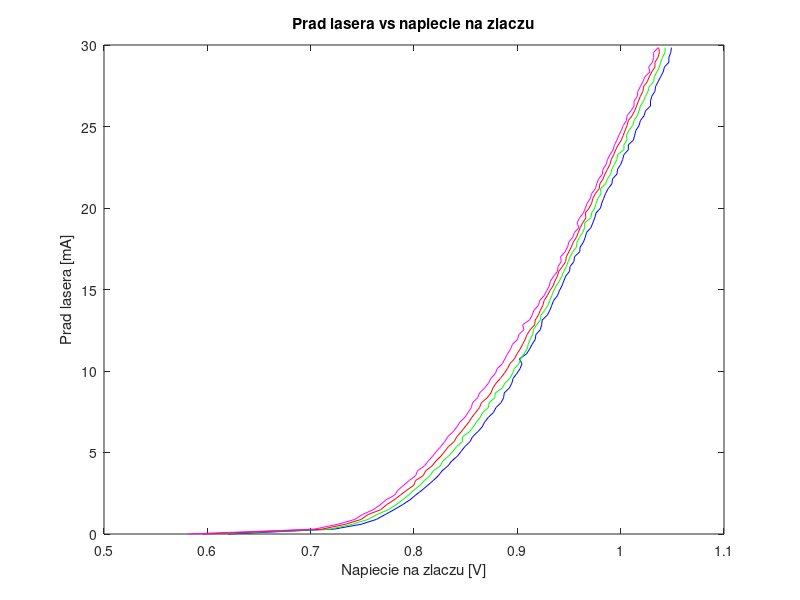

MATLAB code for this plot: (Note: this script raises an error after producing the figure.)
%prad lasera [mA] dla temperatury 26 stopni C, dla serii 1.
prad_lasera_26_1=[
0.000000e+000    ;
2.984037e-001    ;
5.968075e-001    ;
8.952112e-001    ;
1.193615e+000    ;
1.492019e+000    ;
1.790422e+000    ;
2.088826e+000    ;
2.387230e+000    ;
2.685634e+000    ;
2.984037e+000    ;
3.282441e+000    ;
3.580845e+000    ;
3.879249e+000    ;
4.177652e+000    ;
4.476056e+000    ;
4.774460e+000    ;
5.072864e+000    ;
5.371267e+000    ;
5.669671e+000    ;
5.968075e+000    ;
6.266479e+000    ;
6.564882e+000    ;
6.863286e+000    ;
7.161690e+000    ;
7.460094e+000    ;
7.758497e+000    ;
8.056901e+000    ;
8.355305e+000    ;
8.653708e+000    ;
8.952112e+000    ;
9.250516e+000    ;
9.548920e+000    ;
9.847323e+000    ;
1.014573e+001    ;
1.044413e+001    ;
1.074253e+001    ;
1.104094e+001    ;
1.133934e+001    ;
1.163775e+001    ;
1.193615e+001    ;
1.223455e+001    ;
1.253296e+001    ;
1.283136e+001    ;
1.312976e+001    ;
1.342817e+001    ;
1.372657e+001    ;
1.402498e+001    ;
1.432338e+001    ;
1.462178e+001    ;
1.492019e+001    ;
1.521859e+001    ;
1.551699e+001    ;
1.581540e+001    ;
1.611380e+001    ;
1.641221e+001    ;
1.671061e+001    ;
1.700901e+001    ;
1.730742e+001    ;
1.760582e+001    ;
1.790422e+001    ;
1.820263e+001    ;
1.850103e+001    ;
1.879944e+001    ;
1.909784e+001    ;
1.939624e+001    ;
1.969465e+001    ;
1.999305e+001    ;
2.029145e+001    ;
2.058986e+001    ;
2.088826e+001    ;
2.118667e+001    ;
2.148507e+001    ;
2.178347e+001    ;
2.208188e+001    ;
2.238028e+001    ;
2.267868e+001    ;
2.297709e+001    ;
2.327549e+001    ;
2.357390e+001    ;
2.387230e+001    ;
2.417070e+001    ;
2.446911e+001    ;
2.476751e+001    ;
2.506591e+001    ;
2.536432e+001    ;
2.566272e+001    ;
2.596113e+001    ;
2.625953e+001    ;
2.655793e+001    ;
2.685634e+001    ;
2.715474e+001    ;
2.745314e+001    ;
2.775155e+001    ;
2.804995e+001    ;
2.834836e+001    ;
2.864676e+001    ;
2.894516e+001    ;
2.924357e+001    ;
2.954197e+001    ;
2.984037e+001    ;
];


%napiecie na laserze [V] dla temperatury 26 stopni C, zmierzone w serii 1.
napiecie_zlacza_26_1=[
6.201465e-001    ;
7.224829e-001    ;
7.488330e-001    ;
7.635400e-001    ;
7.721191e-001    ;
7.806982e-001    ;
7.886646e-001    ;
7.960181e-001    ;
8.015332e-001    ;
8.076611e-001    ;
8.131763e-001    ;
8.186914e-001    ;
8.235937e-001    ;
8.272705e-001    ;
8.327856e-001    ;
8.364624e-001    ;
8.419775e-001    ;
8.456543e-001    ;
8.493311e-001    ;
8.542334e-001    ;
8.566846e-001    ;
8.615869e-001    ;
8.658765e-001    ;
8.683276e-001    ;
8.720044e-001    ;
8.769067e-001    ;
8.793579e-001    ;
8.842603e-001    ;
8.867114e-001    ;
8.873242e-001    ;
8.922266e-001    ;
8.946777e-001    ;
8.959033e-001    ;
8.995801e-001    ;
9.026440e-001    ;
9.044824e-001    ;
9.020312e-001    ;
9.087720e-001    ;
9.118359e-001    ;
9.142871e-001    ;
9.173511e-001    ;
9.179639e-001    ;
9.222534e-001    ;
9.234790e-001    ;
9.240918e-001    ;
9.289941e-001    ;
9.314453e-001    ;
9.332837e-001    ;
9.351221e-001    ;
9.387988e-001    ;
9.406372e-001    ;
9.430884e-001    ;
9.449268e-001    ;
9.467651e-001    ;
9.504419e-001    ;
9.510547e-001    ;
9.547314e-001    ;
9.553442e-001    ;
9.602466e-001    ;
9.608594e-001    ;
9.639233e-001    ;
9.657617e-001    ;
9.669873e-001    ;
9.712769e-001    ;
9.731152e-001    ;
9.749536e-001    ;
9.761792e-001    ;
9.804687e-001    ;
9.816943e-001    ;
9.835327e-001    ;
9.853711e-001    ;
9.878223e-001    ;
9.914990e-001    ;
9.921118e-001    ;
9.964014e-001    ;
9.970142e-001    ;
1.000078e+000    ;
1.001917e+000    ;
1.003142e+000    ;
1.007432e+000    ;
1.007432e+000    ;
1.012334e+000    ;
1.013560e+000    ;
1.014785e+000    ;
1.017849e+000    ;
1.019075e+000    ;
1.022751e+000    ;
1.023977e+000    ;
1.028879e+000    ;
1.028879e+000    ;
1.030105e+000    ;
1.033169e+000    ;
1.033782e+000    ;
1.036233e+000    ;
1.038684e+000    ;
1.041135e+000    ;
1.042361e+000    ;
1.046650e+000    ;
1.046650e+000    ;
1.048489e+000    ;
1.049102e+000    ;
];


%moc optyczna lasera [W] dla temperatury 26 stopni C, zmierzona w serii 1.
moc_optyczna_26_1=[
0.000000e+000    ;
0.000000e+000    ;
0.000000e+000    ;
0.000000e+000    ;
0.000000e+000    ;
5.106608e-007    ;
0.000000e+000    ;
0.000000e+000    ;
0.000000e+000    ;
0.000000e+000    ;
0.000000e+000    ;
0.000000e+000    ;
0.000000e+000    ;
0.000000e+000    ;
5.106608e-007    ;
0.000000e+000    ;
0.000000e+000    ;
0.000000e+000    ;
0.000000e+000    ;
0.000000e+000    ;
0.000000e+000    ;
0.000000e+000    ;
5.106608e-007    ;
5.106608e-007    ;
5.106608e-007    ;
5.106608e-007    ;
5.106608e-007    ;
5.106608e-007    ;
2.553304e-006    ;
2.042643e-005    ;
4.442749e-005    ;
6.178996e-005    ;
8.068441e-005    ;
9.294027e-005    ;
1.256226e-004    ;
1.475810e-004    ;
1.623901e-004    ;
1.889445e-004    ;
1.874125e-004    ;
2.282654e-004    ;
2.405212e-004    ;
2.635010e-004    ;
2.808634e-004    ;
3.023112e-004    ;
3.258016e-004    ;
3.339722e-004    ;
3.610372e-004    ;
3.646118e-004    ;
3.993368e-004    ;
4.187419e-004    ;
4.381470e-004    ;
4.534668e-004    ;
4.749146e-004    ;
4.994263e-004    ;
5.065755e-004    ;
5.361938e-004    ;
5.499817e-004    ;
5.734721e-004    ;
5.938985e-004    ;
6.061544e-004    ;
6.327087e-004    ;
6.321981e-004    ;
6.664124e-004    ;
6.750936e-004    ;
7.052226e-004    ;
7.144145e-004    ;
7.404582e-004    ;
7.593526e-004    ;
7.772257e-004    ;
7.935669e-004    ;
8.119507e-004    ;
8.344198e-004    ;
8.528035e-004    ;
8.691447e-004    ;
8.854858e-004    ;
9.054016e-004    ;
9.278707e-004    ;
9.457438e-004    ;
9.651489e-004    ;
9.850647e-004    ;
9.886393e-004    ;
1.010087e-003    ;
1.034088e-003    ;
1.059111e-003    ;
1.075962e-003    ;
1.093325e-003    ;
1.095367e-003    ;
1.129071e-003    ;
1.135710e-003    ;
1.164817e-003    ;
1.173499e-003    ;
1.201585e-003    ;
1.224565e-003    ;
1.232735e-003    ;
1.258779e-003    ;
1.261843e-003    ;
1.292993e-003    ;
1.309334e-003    ;
1.325165e-003    ;
1.347123e-003    ;
1.345081e-003    ;
];


%prad lasera [mA] dla temperatury 26 stopni C, dla serii 2.
prad_lasera_26_2=[
0.000000e+000    ;
2.984037e-001    ;
5.968075e-001    ;
8.952112e-001    ;
1.193615e+000    ;
1.492019e+000    ;
1.790422e+000    ;
2.088826e+000    ;
2.387230e+000    ;
2.685634e+000    ;
2.984037e+000    ;
3.282441e+000    ;
3.580845e+000    ;
3.879249e+000    ;
4.177652e+000    ;
4.476056e+000    ;
4.774460e+000    ;
5.072864e+000    ;
5.371267e+000    ;
5.669671e+000    ;
5.968075e+000    ;
6.266479e+000    ;
6.564882e+000    ;
6.863286e+000    ;
7.161690e+000    ;
7.460094e+000    ;
7.758497e+000    ;
8.056901e+000    ;
8.355305e+000    ;
8.653708e+000    ;
8.952112e+000    ;
9.250516e+000    ;
9.548920e+000    ;
9.847323e+000    ;
1.014573e+001    ;
1.044413e+001    ;
1.074253e+001    ;
1.104094e+001    ;
1.133934e+001    ;
1.163775e+001    ;
1.193615e+001    ;
1.223455e+001    ;
1.253296e+001    ;
1.283136e+001    ;
1.312976e+001    ;
1.342817e+001    ;
1.372657e+001    ;
1.402498e+001    ;
1.432338e+001    ;
1.462178e+001    ;
1.492019e+001    ;
1.521859e+001    ;
1.551699e+001    ;
1.581540e+001    ;
1.611380e+001    ;
1.641221e+001    ;
1.671061e+001    ;
1.700901e+001    ;
1.730742e+001    ;
1.760582e+001    ;
1.790422e+001    ;
1.820263e+001    ;
1.850103e+001    ;
1.879944e+001    ;
1.909784e+001    ;
1.939624e+001    ;
1.969465e+001    ;
1.999305e+001    ;
2.029145e+001    ;
2.058986e+001    ;
2.088826e+001    ;
2.118667e+001    ;
2.148507e+001    ;
2.178347e+001    ;
2.208188e+001    ;
2.238028e+001    ;
2.267868e+001    ;
2.297709e+001    ;
2.327549e+001    ;
2.357390e+001    ;
2.387230e+001    ;
2.417070e+001    ;
2.446911e+001    ;
2.476751e+001    ;
2.506591e+001    ;
2.536432e+001    ;
2.566272e+001    ;
2.596113e+001    ;
2.625953e+001    ;
2.655793e+001    ;
2.685634e+001    ;
2.715474e+001    ;
2.745314e+001    ;
2.775155e+001    ;
2.804995e+001    ;
2.834836e+001    ;
2.864676e+001    ;
2.894516e+001    ;
2.924357e+001    ;
2.954197e+001    ;
2.984037e+001    ;
];


%napiecie na laserze [V] dla temperatury 26 stopni C, zmierzone w serii 2.
napiecie_zlacza_26_2=[
6.066650e-001    ;
7.188062e-001    ;
7.402539e-001    ;
7.555737e-001    ;
7.641528e-001    ;
7.751831e-001    ;
7.825366e-001    ;
7.886646e-001    ;
7.947925e-001    ;
7.996948e-001    ;
8.058228e-001    ;
8.101123e-001    ;
8.156274e-001    ;
8.186914e-001    ;
8.254321e-001    ;
8.278833e-001    ;
8.333984e-001    ;
8.376880e-001    ;
8.413647e-001    ;
8.468799e-001    ;
8.468799e-001    ;
8.536206e-001    ;
8.572974e-001    ;
8.603613e-001    ;
8.640381e-001    ;
8.664893e-001    ;
8.720044e-001    ;
8.726172e-001    ;
8.781323e-001    ;
8.787451e-001    ;
8.854858e-001    ;
8.879370e-001    ;
8.928394e-001    ;
8.952905e-001    ;
8.971289e-001    ;
9.014185e-001    ;
9.032568e-001    ;
9.063208e-001    ;
9.093848e-001    ;
9.106104e-001    ;
9.124487e-001    ;
9.148999e-001    ;
9.155127e-001    ;
9.185767e-001    ;
9.222534e-001    ;
9.228662e-001    ;
9.265430e-001    ;
9.296069e-001    ;
9.314453e-001    ;
9.332837e-001    ;
9.351221e-001    ;
9.375732e-001    ;
9.406372e-001    ;
9.430884e-001    ;
9.449268e-001    ;
9.473779e-001    ;
9.492163e-001    ;
9.510547e-001    ;
9.535059e-001    ;
9.571826e-001    ;
9.577954e-001    ;
9.602466e-001    ;
9.633105e-001    ;
9.651489e-001    ;
9.651489e-001    ;
9.712769e-001    ;
9.718896e-001    ;
9.749536e-001    ;
9.761792e-001    ;
9.780176e-001    ;
9.810815e-001    ;
9.804687e-001    ;
9.853711e-001    ;
9.872095e-001    ;
9.902734e-001    ;
9.914990e-001    ;
9.939502e-001    ;
9.964014e-001    ;
9.970142e-001    ;
1.003142e+000    ;
1.003142e+000    ;
1.006206e+000    ;
1.005593e+000    ;
1.008044e+000    ;
1.011721e+000    ;
1.012947e+000    ;
1.016011e+000    ;
1.017849e+000    ;
1.019075e+000    ;
1.022139e+000    ;
1.023977e+000    ;
1.026428e+000    ;
1.027654e+000    ;
1.031943e+000    ;
1.032556e+000    ;
1.035007e+000    ;
1.037458e+000    ;
1.038684e+000    ;
1.040522e+000    ;
1.042974e+000    ;
1.042974e+000    ;
];


%moc optyczna lasera [W] dla temperatury 26 stopni C, zmierzona w serii 2.
moc_optyczna_26_2=[
0.000000e+000    ;
0.000000e+000    ;
0.000000e+000    ;
0.000000e+000    ;
0.000000e+000    ;
0.000000e+000    ;
0.000000e+000    ;
0.000000e+000    ;
0.000000e+000    ;
0.000000e+000    ;
0.000000e+000    ;
0.000000e+000    ;
0.000000e+000    ;
5.106608e-007    ;
0.000000e+000    ;
5.106608e-007    ;
0.000000e+000    ;
0.000000e+000    ;
0.000000e+000    ;
0.000000e+000    ;
0.000000e+000    ;
0.000000e+000    ;
0.000000e+000    ;
0.000000e+000    ;
5.106608e-007    ;
5.106608e-007    ;
5.106608e-007    ;
1.021322e-006    ;
5.106608e-007    ;
1.021322e-006    ;
5.106608e-007    ;
5.106608e-007    ;
1.021322e-006    ;
1.531982e-006    ;
1.021322e-005    ;
2.757568e-005    ;
4.749146e-005    ;
7.404582e-005    ;
7.353516e-005    ;
1.097921e-004    ;
1.266439e-004    ;
1.419637e-004    ;
1.583049e-004    ;
1.863912e-004    ;
2.032430e-004    ;
2.267334e-004    ;
2.456278e-004    ;
2.650330e-004    ;
2.742249e-004    ;
2.987366e-004    ;
3.160990e-004    ;
3.436747e-004    ;
3.600159e-004    ;
3.804423e-004    ;
3.972941e-004    ;
4.146566e-004    ;
4.269124e-004    ;
4.539775e-004    ;
4.718506e-004    ;
4.932983e-004    ;
5.127035e-004    ;
5.331299e-004    ;
5.407898e-004    ;
5.668335e-004    ;
5.847066e-004    ;
6.030904e-004    ;
6.138143e-004    ;
6.393473e-004    ;
6.653910e-004    ;
6.730509e-004    ;
7.016479e-004    ;
7.001160e-004    ;
7.363729e-004    ;
7.557780e-004    ;
7.710978e-004    ;
7.945882e-004    ;
8.042908e-004    ;
8.252279e-004    ;
8.344198e-004    ;
8.635274e-004    ;
8.803792e-004    ;
8.992737e-004    ;
9.207214e-004    ;
9.299133e-004    ;
9.595317e-004    ;
9.564677e-004    ;
9.901713e-004    ;
9.993632e-004    ;
1.025918e-003    ;
1.039195e-003    ;
1.059621e-003    ;
1.075452e-003    ;
1.097921e-003    ;
1.114773e-003    ;
1.134178e-003    ;
1.148987e-003    ;
1.169924e-003    ;
1.182180e-003    ;
1.205160e-003    ;
1.215373e-003    ;
1.236820e-003    ;
];


%prad lasera [mA] dla temperatury 26 stopni C, dla serii 3.
prad_lasera_26_3=[
0.000000e+000    ;
2.984037e-001    ;
5.968075e-001    ;
8.952112e-001    ;
1.193615e+000    ;
1.492019e+000    ;
1.790422e+000    ;
2.088826e+000    ;
2.387230e+000    ;
2.685634e+000    ;
2.984037e+000    ;
3.282441e+000    ;
3.580845e+000    ;
3.879249e+000    ;
4.177652e+000    ;
4.476056e+000    ;
4.774460e+000    ;
5.072864e+000    ;
5.371267e+000    ;
5.669671e+000    ;
5.968075e+000    ;
6.266479e+000    ;
6.564882e+000    ;
6.863286e+000    ;
7.161690e+000    ;
7.460094e+000    ;
7.758497e+000    ;
8.056901e+000    ;
8.355305e+000    ;
8.653708e+000    ;
8.952112e+000    ;
9.250516e+000    ;
9.548920e+000    ;
9.847323e+000    ;
1.014573e+001    ;
1.044413e+001    ;
1.074253e+001    ;
1.104094e+001    ;
1.133934e+001    ;
1.163775e+001    ;
1.193615e+001    ;
1.223455e+001    ;
1.253296e+001    ;
1.283136e+001    ;
1.312976e+001    ;
1.342817e+001    ;
1.372657e+001    ;
1.402498e+001    ;
1.432338e+001    ;
1.462178e+001    ;
1.492019e+001    ;
1.521859e+001    ;
1.551699e+001    ;
1.581540e+001    ;
1.611380e+001    ;
1.641221e+001    ;
1.671061e+001    ;
1.700901e+001    ;
1.730742e+001    ;
1.760582e+001    ;
1.790422e+001    ;
1.820263e+001    ;
1.850103e+001    ;
1.879944e+001    ;
1.909784e+001    ;
1.939624e+001    ;
1.969465e+001    ;
1.999305e+001    ;
2.029145e+001    ;
2.058986e+001    ;
2.088826e+001    ;
2.118667e+001    ;
2.148507e+001    ;
2.178347e+001    ;
2.208188e+001    ;
2.238028e+001    ;
2.267868e+001    ;
2.297709e+001    ;
2.327549e+001    ;
2.357390e+001    ;
2.387230e+001    ;
2.417070e+001    ;
2.446911e+001    ;
2.476751e+001    ;
2.506591e+001    ;
2.536432e+001    ;
2.566272e+001    ;
2.596113e+001    ;
2.625953e+001    ;
2.655793e+001    ;
2.685634e+001    ;
2.715474e+001    ;
2.745314e+001    ;
2.775155e+001    ;
2.804995e+001    ;
2.834836e+001    ;
2.864676e+001    ;
2.894516e+001    ;
2.924357e+001    ;
2.954197e+001    ;
2.984037e+001    ;
];


%napiecie na laserze [V] dla temperatury 26 stopni C, zmierzone w serii 3.
napiecie_zlacza_26_3=[
5.956348e-001    ;
7.108398e-001    ;
7.335132e-001    ;
7.488330e-001    ;
7.555737e-001    ;
7.678296e-001    ;
7.733447e-001    ;
7.806982e-001    ;
7.868262e-001    ;
7.929541e-001    ;
7.996948e-001    ;
8.015332e-001    ;
8.088867e-001    ;
8.113379e-001    ;
8.174658e-001    ;
8.211426e-001    ;
8.260449e-001    ;
8.297217e-001    ;
8.333984e-001    ;
8.389136e-001    ;
8.413647e-001    ;
8.456543e-001    ;
8.493311e-001    ;
8.530078e-001    ;
8.560718e-001    ;
8.597485e-001    ;
8.634253e-001    ;
8.652637e-001    ;
8.707788e-001    ;
8.744556e-001    ;
8.762939e-001    ;
8.793579e-001    ;
8.836475e-001    ;
8.873242e-001    ;
8.903882e-001    ;
8.928394e-001    ;
8.971289e-001    ;
8.995801e-001    ;
9.026440e-001    ;
9.050952e-001    ;
9.075464e-001    ;
9.093848e-001    ;
9.124487e-001    ;
9.167383e-001    ;
9.173511e-001    ;
9.204150e-001    ;
9.222534e-001    ;
9.247046e-001    ;
9.259302e-001    ;
9.289941e-001    ;
9.314453e-001    ;
9.345093e-001    ;
9.363477e-001    ;
9.387988e-001    ;
9.400244e-001    ;
9.437012e-001    ;
9.467651e-001    ;
9.473779e-001    ;
9.498291e-001    ;
9.522803e-001    ;
9.541187e-001    ;
9.571826e-001    ;
9.590210e-001    ;
9.608594e-001    ;
9.633105e-001    ;
9.663745e-001    ;
9.657617e-001    ;
9.694385e-001    ;
9.718896e-001    ;
9.731152e-001    ;
9.755664e-001    ;
9.792432e-001    ;
9.798560e-001    ;
9.829199e-001    ;
9.847583e-001    ;
9.872095e-001    ;
9.896606e-001    ;
9.908862e-001    ;
9.933374e-001    ;
9.951758e-001    ;
9.976270e-001    ;
1.000691e+000    ;
1.002529e+000    ;
1.004368e+000    ;
1.006206e+000    ;
1.007432e+000    ;
1.011108e+000    ;
1.013560e+000    ;
1.015398e+000    ;
1.017236e+000    ;
1.019075e+000    ;
1.021526e+000    ;
1.022139e+000    ;
1.025815e+000    ;
1.027654e+000    ;
1.030105e+000    ;
1.033169e+000    ;
1.033169e+000    ;
1.036233e+000    ;
1.037458e+000    ;
1.036846e+000    ;
];


%moc optyczna lasera [W] dla temperatury 26 stopni C, zmierzona w serii 3.
moc_optyczna_26_3=[
0.000000e+000    ;
0.000000e+000    ;
0.000000e+000    ;
0.000000e+000    ;
0.000000e+000    ;
0.000000e+000    ;
0.000000e+000    ;
0.000000e+000    ;
0.000000e+000    ;
0.000000e+000    ;
0.000000e+000    ;
0.000000e+000    ;
0.000000e+000    ;
5.106608e-007    ;
0.000000e+000    ;
0.000000e+000    ;
0.000000e+000    ;
0.000000e+000    ;
5.106608e-007    ;
0.000000e+000    ;
0.000000e+000    ;
0.000000e+000    ;
5.106608e-007    ;
0.000000e+000    ;
0.000000e+000    ;
5.106608e-007    ;
5.106608e-007    ;
1.021322e-006    ;
5.106608e-007    ;
5.106608e-007    ;
0.000000e+000    ;
5.106608e-007    ;
5.106608e-007    ;
1.021322e-006    ;
5.106608e-007    ;
5.106608e-007    ;
5.106608e-007    ;
1.021322e-006    ;
0.000000e+000    ;
5.106608e-007    ;
2.042643e-006    ;
5.617269e-006    ;
1.787313e-005    ;
4.136353e-005    ;
6.025798e-005    ;
8.528035e-005    ;
1.041748e-004    ;
1.194946e-004    ;
1.343038e-004    ;
1.577942e-004    ;
1.797526e-004    ;
1.960937e-004    ;
2.170308e-004    ;
2.400106e-004    ;
2.507345e-004    ;
2.711609e-004    ;
2.798421e-004    ;
3.089498e-004    ;
3.212056e-004    ;
3.533773e-004    ;
3.697184e-004    ;
3.881022e-004    ;
4.034220e-004    ;
4.212952e-004    ;
4.386576e-004    ;
4.616374e-004    ;
4.769572e-004    ;
4.938090e-004    ;
5.198527e-004    ;
5.213847e-004    ;
5.566203e-004    ;
5.601949e-004    ;
5.923665e-004    ;
6.061544e-004    ;
6.286235e-004    ;
6.490499e-004    ;
6.587524e-004    ;
6.863281e-004    ;
6.990946e-004    ;
7.190104e-004    ;
7.353516e-004    ;
7.532247e-004    ;
7.777364e-004    ;
7.853963e-004    ;
8.109294e-004    ;
8.124613e-004    ;
8.461650e-004    ;
8.471863e-004    ;
8.793579e-004    ;
8.946777e-004    ;
9.140828e-004    ;
9.365519e-004    ;
9.360413e-004    ;
9.702555e-004    ;
9.748515e-004    ;
1.001917e-003    ;
1.020811e-003    ;
1.028982e-003    ;
1.055025e-003    ;
1.067281e-003    ;
1.073920e-003    ;
];


%prad lasera [mA] dla temperatury 26 stopni C, dla serii 4.
prad_lasera_26_4=[
0.000000e+000    ;
2.984037e-001    ;
5.968075e-001    ;
8.952112e-001    ;
1.193615e+000    ;
1.492019e+000    ;
1.790422e+000    ;
2.088826e+000    ;
2.387230e+000    ;
2.685634e+000    ;
2.984037e+000    ;
3.282441e+000    ;
3.580845e+000    ;
3.879249e+000    ;
4.177652e+000    ;
4.476056e+000    ;
4.774460e+000    ;
5.072864e+000    ;
5.371267e+000    ;
5.669671e+000    ;
5.968075e+000    ;
6.266479e+000    ;
6.564882e+000    ;
6.863286e+000    ;
7.161690e+000    ;
7.460094e+000    ;
7.758497e+000    ;
8.056901e+000    ;
8.355305e+000    ;
8.653708e+000    ;
8.952112e+000    ;
9.250516e+000    ;
9.548920e+000    ;
9.847323e+000    ;
1.014573e+001    ;
1.044413e+001    ;
1.074253e+001    ;
1.104094e+001    ;
1.133934e+001    ;
1.163775e+001    ;
1.193615e+001    ;
1.223455e+001    ;
1.253296e+001    ;
1.283136e+001    ;
1.312976e+001    ;
1.342817e+001    ;
1.372657e+001    ;
1.402498e+001    ;
1.432338e+001    ;
1.462178e+001    ;
1.492019e+001    ;
1.521859e+001    ;
1.551699e+001    ;
1.581540e+001    ;
1.611380e+001    ;
1.641221e+001    ;
1.671061e+001    ;
1.700901e+001    ;
1.730742e+001    ;
1.760582e+001    ;
1.790422e+001    ;
1.820263e+001    ;
1.850103e+001    ;
1.879944e+001    ;
1.909784e+001    ;
1.939624e+001    ;
1.969465e+001    ;
1.999305e+001    ;
2.029145e+001    ;
2.058986e+001    ;
2.088826e+001    ;
2.118667e+001    ;
2.148507e+001    ;
2.178347e+001    ;
2.208188e+001    ;
2.238028e+001    ;
2.267868e+001    ;
2.297709e+001    ;
2.327549e+001    ;
2.357390e+001    ;
2.387230e+001    ;
2.417070e+001    ;
2.446911e+001    ;
2.476751e+001    ;
2.506591e+001    ;
2.536432e+001    ;
2.566272e+001    ;
2.596113e+001    ;
2.625953e+001    ;
2.655793e+001    ;
2.685634e+001    ;
2.715474e+001    ;
2.745314e+001    ;
2.775155e+001    ;
2.804995e+001    ;
2.834836e+001    ;
2.864676e+001    ;
2.894516e+001    ;
2.924357e+001    ;
2.954197e+001    ;
2.984037e+001    ;
];


%napiecie na laserze [V] dla temperatury 26 stopni C, zmierzone w serii 4.
napiecie_zlacza_26_4=[
5.815405e-001    ;
7.034863e-001    ;
7.261597e-001    ;
7.427051e-001    ;
7.500586e-001    ;
7.604761e-001    ;
7.672168e-001    ;
7.727319e-001    ;
7.813110e-001    ;
7.843750e-001    ;
7.898901e-001    ;
7.954053e-001    ;
8.015332e-001    ;
8.033716e-001    ;
8.101123e-001    ;
8.137891e-001    ;
8.180786e-001    ;
8.217554e-001    ;
8.260449e-001    ;
8.297217e-001    ;
8.327856e-001    ;
8.376880e-001    ;
8.413647e-001    ;
8.444287e-001    ;
8.493311e-001    ;
8.523950e-001    ;
8.554590e-001    ;
8.566846e-001    ;
8.615869e-001    ;
8.634253e-001    ;
8.683276e-001    ;
8.720044e-001    ;
8.744556e-001    ;
8.787451e-001    ;
8.805835e-001    ;
8.854858e-001    ;
8.879370e-001    ;
8.903882e-001    ;
8.934521e-001    ;
8.952905e-001    ;
9.001929e-001    ;
9.014185e-001    ;
9.063208e-001    ;
9.050952e-001    ;
9.118359e-001    ;
9.142871e-001    ;
9.161255e-001    ;
9.204150e-001    ;
9.216406e-001    ;
9.259302e-001    ;
9.283813e-001    ;
9.308325e-001    ;
9.320581e-001    ;
9.351221e-001    ;
9.387988e-001    ;
9.394116e-001    ;
9.424756e-001    ;
9.418628e-001    ;
9.461523e-001    ;
9.486035e-001    ;
9.498291e-001    ;
9.535059e-001    ;
9.553442e-001    ;
9.596338e-001    ;
9.577954e-001    ;
9.602466e-001    ;
9.639233e-001    ;
9.657617e-001    ;
9.676001e-001    ;
9.706641e-001    ;
9.718896e-001    ;
9.755664e-001    ;
9.767920e-001    ;
9.786304e-001    ;
9.823071e-001    ;
9.829199e-001    ;
9.859839e-001    ;
9.872095e-001    ;
9.896606e-001    ;
9.927246e-001    ;
9.939502e-001    ;
9.964014e-001    ;
9.982397e-001    ;
1.000691e+000    ;
1.002529e+000    ;
1.005593e+000    ;
1.006206e+000    ;
1.009883e+000    ;
1.012947e+000    ;
1.012947e+000    ;
1.016011e+000    ;
1.016624e+000    ;
1.019075e+000    ;
1.021526e+000    ;
1.023364e+000    ;
1.028267e+000    ;
1.027041e+000    ;
1.030718e+000    ;
1.031943e+000    ;
1.031943e+000    ;
1.036233e+000    ;
];


%moc optyczna lasera [W] dla temperatury 26 stopni C, zmierzona w serii 4.
moc_optyczna_26_4=[
0.000000e+000    ;
0.000000e+000    ;
0.000000e+000    ;
0.000000e+000    ;
0.000000e+000    ;
5.106608e-007    ;
0.000000e+000    ;
0.000000e+000    ;
0.000000e+000    ;
0.000000e+000    ;
0.000000e+000    ;
0.000000e+000    ;
0.000000e+000    ;
0.000000e+000    ;
0.000000e+000    ;
0.000000e+000    ;
0.000000e+000    ;
0.000000e+000    ;
0.000000e+000    ;
0.000000e+000    ;
0.000000e+000    ;
0.000000e+000    ;
0.000000e+000    ;
5.106608e-007    ;
0.000000e+000    ;
0.000000e+000    ;
0.000000e+000    ;
0.000000e+000    ;
5.106608e-007    ;
0.000000e+000    ;
5.106608e-007    ;
0.000000e+000    ;
0.000000e+000    ;
5.106608e-007    ;
5.106608e-007    ;
5.106608e-007    ;
5.106608e-007    ;
1.021322e-006    ;
5.106608e-007    ;
5.106608e-007    ;
5.106608e-007    ;
1.021322e-006    ;
1.531982e-006    ;
1.021322e-006    ;
5.106608e-007    ;
1.021322e-006    ;
1.021322e-006    ;
5.106608e-007    ;
1.021322e-006    ;
2.553304e-006    ;
8.681234e-006    ;
2.859701e-005    ;
4.034220e-005    ;
6.791789e-005    ;
7.251383e-005    ;
1.031535e-004    ;
1.143880e-004    ;
1.399211e-004    ;
1.542196e-004    ;
1.751567e-004    ;
2.001790e-004    ;
1.971151e-004    ;
2.328613e-004    ;
2.267334e-004    ;
2.553304e-004    ;
2.757568e-004    ;
2.936300e-004    ;
3.099711e-004    ;
3.416321e-004    ;
3.574626e-004    ;
3.732931e-004    ;
3.881022e-004    ;
4.126139e-004    ;
4.177205e-004    ;
4.478495e-004    ;
4.677653e-004    ;
4.871704e-004    ;
4.973836e-004    ;
5.198527e-004    ;
5.356832e-004    ;
5.530457e-004    ;
5.698975e-004    ;
5.821533e-004    ;
6.051331e-004    ;
6.250488e-004    ;
6.413900e-004    ;
6.546672e-004    ;
6.715190e-004    ;
6.832642e-004    ;
7.062439e-004    ;
7.215637e-004    ;
7.450541e-004    ;
7.654806e-004    ;
7.751831e-004    ;
7.981628e-004    ;
8.042908e-004    ;
8.328878e-004    ;
8.461650e-004    ;
8.650594e-004    ;
8.844645e-004    ;
8.711873e-004    ;
];


figure(1); plot(napiecie_zlacza_26_1, prad_lasera_26_1, 'b', napiecie_zlacza_26_2, prad_lasera_26_2, 'g', napiecie_zlacza_26_3, prad_lasera_26_3, 'r', napiecie_zlacza_26_4, prad_lasera_26_4, 'm')
xlabel('Napiecie na zlaczu [V]')
ylabel('Prad lasera [mA]')
title('Prad lasera vs napiecie na zlaczu')
legend('Temp. 26 st.C', 'Temp. 26 st.C', 'Temp. 26 st.C', 'Temp. 26 st.C',2)
h = gcf;
set(h, 'position', [20,50,480,500])
figure(2); plot(prad_lasera_26_1, (moc_optyczna_26_1.*1000), 'b', prad_lasera_26_2, (moc_optyczna_26_2.*1000), 'g', prad_lasera_26_3, (moc_optyczna_26_3.*1000), 'r', prad_lasera_26_4, (moc_optyczna_26_4.*1000), 'm')
xlabel('Prad lasera [mA]')
ylabel('Moc optyczna lasera [mW]')
title('Moc optyczna lasera vs prad lasera')
legend('Temp. 26 st.C', 'Temp. 26 st.C', 'Temp. 26 st.C', 'Temp. 26 st.C',2)
h = gcf;
set(h, 'position', [515,50,480,500])
